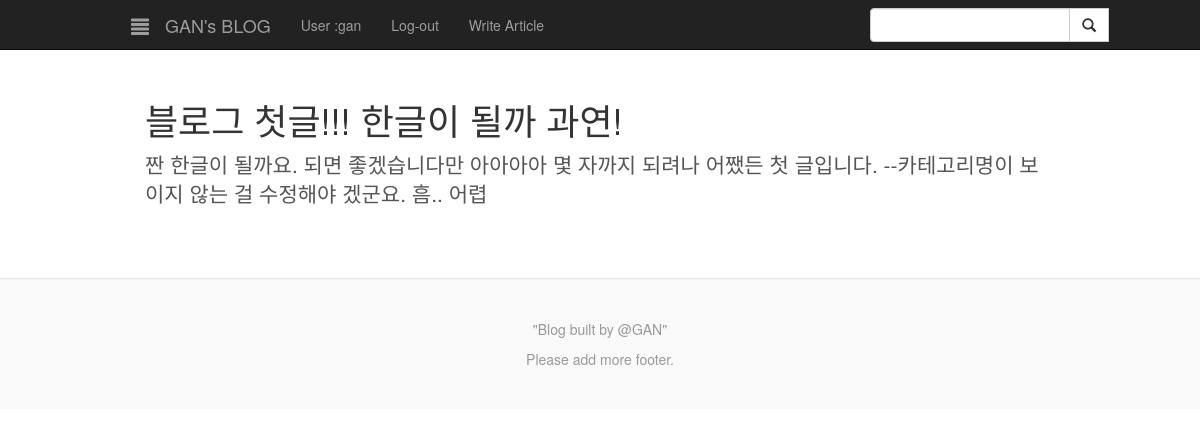
Screenshot of /blog/article/1/ (signed in) with the database file from the repository.
### blog/models.py (models this page shows)
class Article(models.Model):
	included_at = models.ForeignKey(Category,null=True)
	subject = models.CharField(max_length=50)
	writer = models.CharField(max_length=30, default='GAN')
	written_at = models.DateTimeField(auto_now_add=True, auto_now=False)
	modified_at = models.DateTimeField(auto_now=True)
	contents = models.TextField(max_length=2000)

### blog/views.py (the view)
# urls.py: url(r'^article/(?P<pk>\d+)/$', views.ArticleDetailView.as_view(), name= 'article_detail'),
class ArticleDetailView(DetailView):
	model = Article
	template_name = 'blog/article_detail.html'
	context_object_name = 'article'
	def get_context_data(self, **kwargs):
		context = super(ArticleDetailView, self).get_context_data(**kwargs)
		context['category_list'] = Category.objects.order_by('order')
		return context

### blog/templates/blog/article_detail.html (shortened to what this page needs)
{% extends "blog/blog_base.html" %}
{% block body %}
<div class="blog-template">
	{% if article %}
	<h1>{{ article.subject }}</h1>
	<p class="lead">
		{{ article.contents }}
	</p>
	{% else %}
	<p class="lead"> Invalid article, please click valid articlee. </p>
	{% endif %}
</div>
{% endblock %}

### blog/templates/blog/blog_base.html (shortened to what this page needs)
<!DOCTYPE html>
<html>
	<head>
		{% load staticfiles %}
    		<link rel="stylesheet" type="text/css" href="{% static 'blog/dist/css/bootstrap.css' %}" media="screen"/>
		<link href="{% static 'blog/blog-main.css' %}" rel="stylesheet">
		<link href="{% static 'blog/simple-sidebar.css' %}" rel="stylesheet">
	</head>
	<body>
		<div class="navbar navbar-inverse navbar-fixed-top" id="top_navbar">
			<div class="container">
				<div class="navbar-header">
					<a type="button" href="#menu-toggle" class="navbar-brand btn btn-deafult btn-lg" id="menu-toggle">
						<span class="glyphicon glyphicon-align-justify"></span>
					</a>
					<a class="navbar-brand" href="/blog">GAN's BLOG</a>
				</div>
				<div class="collapse navbar-collapse">
      					<ul class="nav navbar-nav">
						{% if user %}
							{% if user.is_staff %}
								<li><a href="#">User :{{ user.username }}</a></li>
								<li><a href="/blog/logout" id="logout">Log-out</a></li>
								<li><a href="/blog/write">Write Article </a></li>
							{% elif not user.is_anonymous %}
								<li><a href="#">User :{{ user.username }}</a></li>
								<li><a href="/blog/logout" id="logout">Log-out</a></li>
								<li><a href="#"></a></li>
	          					{% else %}
	          						<li><a href="#"></a></li>
							{% endif %}
						{% else %}
          						<li><a href="#"></a></li>
      						{% endif %}
      					</ul>
        				<div class="input-group" id="search-group">
        					<form action="/blog/search" method="get" id="topnav_search" class="search form-input" role="search">
        						<span class="input-group-btn">
		        					<input type="text" class="form-control" name="search_content">
	        						<button type="submit" class="btn btn-default" type="button">
	        							<span class="glyphicon glyphicon-search"></span>
	        						</button>
	        					</span>
        					</form>
        				</div>
      				</div>
      			</div>
    		</div>
		<div id="wrapper" class="toggled">
			<div id="page-content-wrapper">
		    		<div class="container">
		    			{% block body %}
		    			{% endblock %}
		      		</div>
			</div>
		</div>
	<footer class="blog-footer">
		<p>"Blog built by @GAN"</p>
		<p> Please add more footer. </p>
	</footer>
	</body>
</html>

### blog/static/blog/blog-main.css (style rules this page uses)
body { padding-top: 50px; padding-bottom: 20px; color: #555; }
h1, .h1, h2, .h2, h3, .h3, h4, .h4, h5, .h5, h6, .h6 { margin-top: 0; font-family: "Helvetica Neue", Helvetica, Arial, sans-serif; font-weight: normal; color: #333; }
#top_navbar { height: 50px; }
.blog-template { padding: 30px 15px; text-align: left; }
#search-group { float: right; padding-top: 8px; width: 200px; }
@media (min-width: 1200px) { .container { width: 970px; } }
.blog-footer { padding: 40px 0; color: #999; text-align: center; background-color: #f9f9f9; border-top: 1px solid #e5e5e5; }
.blog-footer p:last-child { margin-bottom: 0; }

### blog/static/blog/simple-sidebar.css (style rules this page uses)
#wrapper { padding-left: 0; -webkit-transition: all 0.5s ease; -moz-transition: all 0.5s ease; -o-transition: all 0.5s ease; transition: all 0.5s ease; }
#wrapper.toggled { padding-left: 250px; }
#page-content-wrapper { width: 100%; position: absolute; padding: 15px; }
#wrapper.toggled #page-content-wrapper { position: absolute; margin-right: -250px; }
@media (min-width:768px) { #wrapper { padding-left: 250px; } }
@media (min-width:768px) { #wrapper.toggled { padding-left: 0; } }
@media (min-width:768px) { #page-content-wrapper { padding: 20px; position: relative; } }
@media (min-width:768px) { #wrapper.toggled #page-content-wrapper { position: relative; margin-right: 0; } }

### rows the page displays
Article: subject "블로그 첫글!!! 한글이 될까 과연!", contents "짠 한글이 될까요. 되면 좋겠습니다만 아아아아 몇 자까지 되려나 어쨌든 첫 글입니다. --카테고리명이 보이지 않는 걸 수정해야 겠군요. 흠.. 어렵"

### other values shown
{{ user.username }} "gan"
